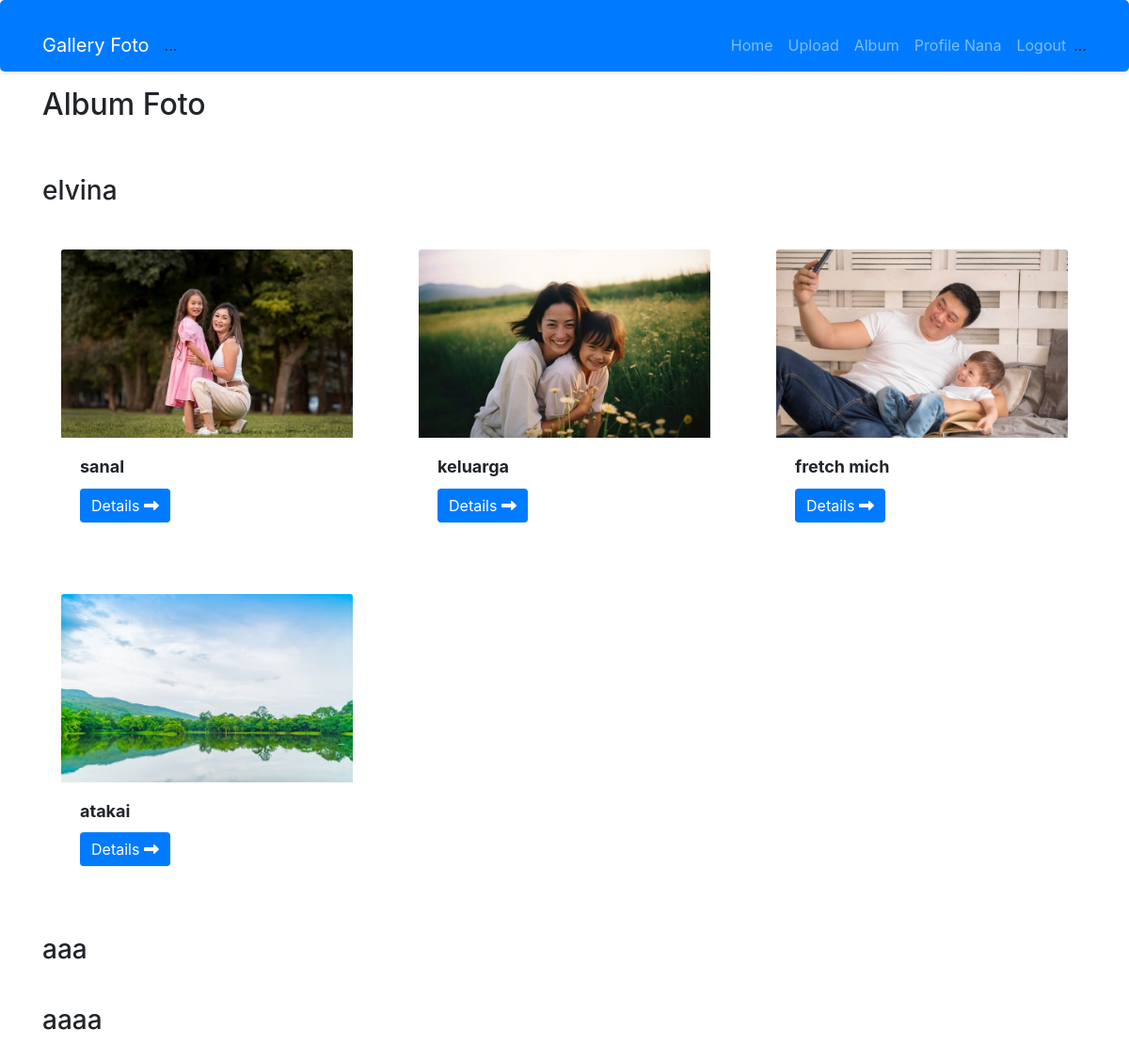
The page /?url=album (signed in) on the database its author committed.
### tables this page shows
CREATE TABLE `album` (
  `AlbumID` int(11) NOT NULL,
  `NamaAlbum` varchar(255) NOT NULL,
  `Deskripsi` text NOT NULL,
  `TanggalDibuat` date NOT NULL,
  `UserID` int(11) NOT NULL
);

CREATE TABLE `foto` (
  `FotoID` int(11) NOT NULL,
  `JudulFoto` varchar(255) NOT NULL,
  `DeskripsiFoto` text NOT NULL,
  `TanggalUnggah` date NOT NULL,
  `NamaFile` varchar(255) NOT NULL,
  `AlbumID` int(11) NOT NULL,
  `UserID` int(11) NOT NULL
);

### page/album.php (the view, shortened to what this page needs)
<?php
include 'koneksi.php';
$user_id = $_SESSION['user_id'];
?>
<!DOCTYPE html>
<html lang="en">
<head>
    <link rel="stylesheet" href="assets/css/style.css">
    <link rel="stylesheet" href="https://cdnjs.cloudflare.com/ajax/libs/font-awesome/6.5.1/css/all.min.css">
    <link rel="stylesheet" href="https://maxcdn.bootstrapcdn.com/bootstrap/4.5.2/css/bootstrap.min.css">
</head>
<body>
<div class="container mt-3">
    <div class="row">
        <div class="col-3">
            <h2>Album Foto</h2>
        </div>
    </div>
    <br><br>
    <?php
    $query_albums = mysqli_query($conn, "SELECT * FROM album WHERE UserID = '$user_id'");
    if (mysqli_num_rows($query_albums) > 0) {
        while ($album = mysqli_fetch_assoc($query_albums)) {
    ?>
    <div class="row mb-3">
        <div class="col-12">
            <h3><?= $album['NamaAlbum'] ?></h3>
            <div class="row">
                <?php
                $query_photos = mysqli_query($conn, "SELECT * FROM foto WHERE AlbumID = '" . $album['AlbumID'] . "'");
                while ($photo = mysqli_fetch_assoc($query_photos)) {
                ?>
                <div class="col-md-4 mb-3">
                    <div class="card">
                        <img src="uploads/<?= $photo['NamaFile'] ?>" class="card-img-top" alt="<?= $photo['JudulFoto'] ?>">
                        <div class="card-body">
                            <h5 class="card-title"><?= $photo['JudulFoto'] ?></h5>
                            <a href="?url=detail&id=<?= $photo['FotoID'] ?>" class="btn btn-primary">Details <i class="fas fa-long-arrow-alt-right"></i></a>
                        </div>
                    </div>
                </div>
                <?php } ?>
            </div>
        </div>
    </div>
    <?php
        }
    } else {
        echo "<div class='row'><div class='col-12'><p>Belum ada album yang dibuat.</p></div></div>";
    }
    ?>
</div>
</body>
</html>

### assets/css/style.css (style rules this page uses)
.container { margin-top: 20px; }
.row { display: flex; justify-content: space-between; }
.card { border: 1px solid #ccc; border-radius: 10px; padding: 20px; background-color: #f9f9f9; }
.card-title { font-size: 24px; font-weight: bold; margin-bottom: 20px; }
.btn-primary { background-color: #2196F3; color: white; padding: 10px 20px; border: none; border-radius: 5px; cursor: pointer; font-size: 16px; }

### page/album.php (style rules this page uses)
h3 { margin-bottom: 25px; }
.card { border: none; transition: transform 0.3s ease; }
.card-img-top { max-height: 200px; object-fit: cover; }
.card-title { font-size: 18px; font-weight: bold; }
.btn-primary { background-color: #007bff; border: none; }

### rows shown on the page
album: NamaAlbum "elvina"
foto: NamaFile (picture), JudulFoto "sanal"
foto: NamaFile (picture), JudulFoto "keluarga"
foto: NamaFile (picture), JudulFoto "fretch mich"
foto: NamaFile (picture), JudulFoto "atakai"
album: NamaAlbum "aaa"
album: NamaAlbum "aaaa"

### other values the page prints
$_SESSION['username'] "Nana"
